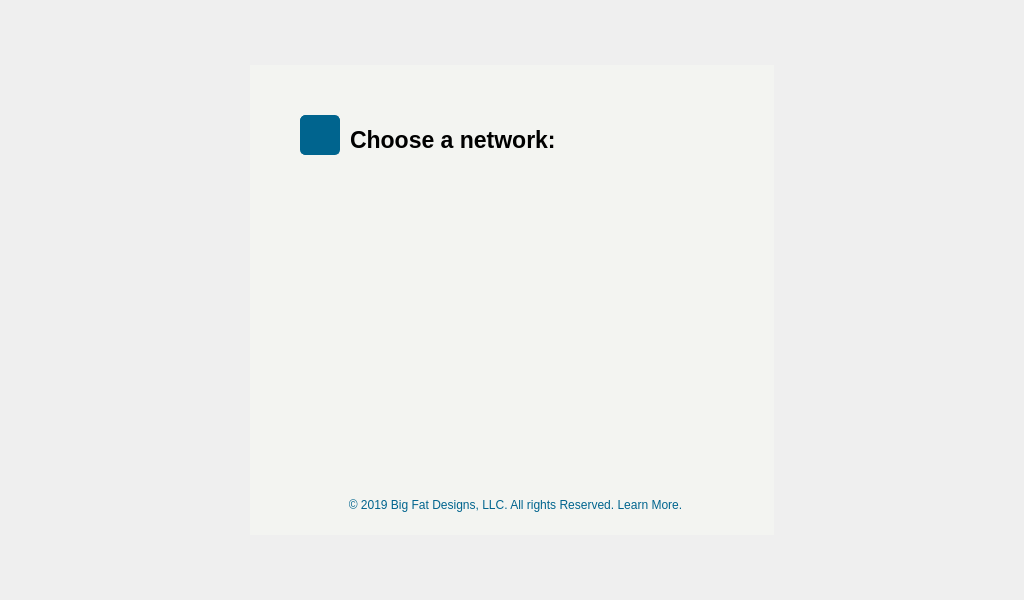
<?xml version="1.0" encoding="UTF-8"?>
<ui version="4.0">
 <class>InitialRegSuccess</class>
 <widget class="QMainWindow" name="InitialRegSuccess">
  <property name="geometry">
   <rect>
    <x>0</x>
    <y>0</y>
    <width>1024</width>
    <height>600</height>
   </rect>
  </property>
  <property name="windowTitle">
   <string>MainWindow</string>
  </property>
  <property name="styleSheet">
   <string notr="true">background-color: #F3F4F1;
QFrame
{
	background:#333;
}</string>
  </property>
  <widget class="QWidget" name="centralwidget">
   <layout class="QVBoxLayout" name="verticalLayout">
    <property name="spacing">
     <number>0</number>
    </property>
    <property name="leftMargin">
     <number>0</number>
    </property>
    <property name="topMargin">
     <number>0</number>
    </property>
    <property name="rightMargin">
     <number>0</number>
    </property>
    <property name="bottomMargin">
     <number>0</number>
    </property>
    <item>
     <spacer name="verticalSpacer">
      <property name="orientation">
       <enum>Qt::Vertical</enum>
      </property>
      <property name="sizeHint" stdset="0">
       <size>
        <width>1021</width>
        <height>61</height>
       </size>
      </property>
     </spacer>
    </item>
    <item>
     <layout class="QHBoxLayout" name="horizontalLayout">
      <property name="spacing">
       <number>0</number>
      </property>
      <item>
       <spacer name="horizontalSpacer">
        <property name="orientation">
         <enum>Qt::Horizontal</enum>
        </property>
        <property name="sizeHint" stdset="0">
         <size>
          <width>250</width>
          <height>470</height>
         </size>
        </property>
       </spacer>
      </item>
      <item>
       <widget class="QFrame" name="frame">
        <property name="minimumSize">
         <size>
          <width>524</width>
          <height>470</height>
         </size>
        </property>
        <property name="maximumSize">
         <size>
          <width>524</width>
          <height>470</height>
         </size>
        </property>
        <property name="mouseTracking">
         <bool>true</bool>
        </property>
        <property name="styleSheet">
         <string notr="true">QFrame{
background:#F3F4F1
}
</string>
        </property>
        <property name="frameShape">
         <enum>QFrame::NoFrame</enum>
        </property>
        <property name="frameShadow">
         <enum>QFrame::Plain</enum>
        </property>
        <widget class="QPushButton" name="PushButton_2">
         <property name="geometry">
          <rect>
           <x>50</x>
           <y>50</y>
           <width>40</width>
           <height>40</height>
          </rect>
         </property>
         <property name="cursor">
          <cursorShape>PointingHandCursor</cursorShape>
         </property>
         <property name="whatsThis">
          <string>&lt;html&gt;&lt;head/&gt;&lt;body&gt;&lt;p&gt;fSf&lt;/p&gt;&lt;/body&gt;&lt;/html&gt;</string>
         </property>
         <property name="styleSheet">
          <string notr="true">QPushButton{
background:#00648E;
color:white;
border-color: #00000066;
border:1px solid #00648E;
border-radius:5px;
}</string>
         </property>
         <property name="icon">
          <iconset>
           <normaloff>:/newPrefix/icon_play.svg</normaloff>:/newPrefix/icon_play.svg</iconset>
         </property>
         <property name="iconSize">
          <size>
           <width>40</width>
           <height>50</height>
          </size>
         </property>
        </widget>
        <widget class="QPushButton" name="pushButton_2">
         <property name="geometry">
          <rect>
           <x>10</x>
           <y>430</y>
           <width>511</width>
           <height>20</height>
          </rect>
         </property>
         <property name="cursor">
          <cursorShape>PointingHandCursor</cursorShape>
         </property>
         <property name="styleSheet">
          <string notr="true">background-color: #F3F4F1;
color: rgb(0, 100, 142);
alternate-background-color: #F3F4F1;
border: 0px;
gridline-color: #F3F4F1;
selection-color: #F3F4F1;
selection-background-color: #F3F4F1;
font: 16px &quot;Segoe UI&quot;;</string>
         </property>
         <property name="text">
          <string>© 2019 Big Fat Designs, LLC. All rights Reserved. Learn More.</string>
         </property>
        </widget>
        <widget class="QListWidget" name="listWidget">
         <property name="geometry">
          <rect>
           <x>50</x>
           <y>100</y>
           <width>450</width>
           <height>320</height>
          </rect>
         </property>
         <property name="frameShape">
          <enum>QFrame::NoFrame</enum>
         </property>
         <property name="frameShadow">
          <enum>QFrame::Plain</enum>
         </property>
        </widget>
        <widget class="QLabel" name="label">
         <property name="geometry">
          <rect>
           <x>100</x>
           <y>60</y>
           <width>211</width>
           <height>30</height>
          </rect>
         </property>
         <property name="font">
          <font>
           <pointsize>17</pointsize>
           <weight>75</weight>
           <bold>true</bold>
          </font>
         </property>
         <property name="text">
          <string>Choose a network: </string>
         </property>
        </widget>
        <widget class="QLabel" name="label_2">
         <property name="geometry">
          <rect>
           <x>354</x>
           <y>0</y>
           <width>170</width>
           <height>100</height>
          </rect>
         </property>
         <property name="text">
          <string/>
         </property>
         <property name="pixmap">
          <pixmap>Icons/logo_Big-Fat-Display.svg</pixmap>
         </property>
         <property name="scaledContents">
          <bool>true</bool>
         </property>
        </widget>
       </widget>
      </item>
      <item>
       <spacer name="horizontalSpacer_2">
        <property name="orientation">
         <enum>Qt::Horizontal</enum>
        </property>
        <property name="sizeHint" stdset="0">
         <size>
          <width>250</width>
          <height>470</height>
         </size>
        </property>
       </spacer>
      </item>
     </layout>
    </item>
    <item>
     <spacer name="verticalSpacer_2">
      <property name="orientation">
       <enum>Qt::Vertical</enum>
      </property>
      <property name="sizeHint" stdset="0">
       <size>
        <width>1021</width>
        <height>61</height>
       </size>
      </property>
     </spacer>
    </item>
   </layout>
  </widget>
 </widget>
 <resources>
  <include location="source.qrc"/>
 </resources>
 <connections/>
</ui>
